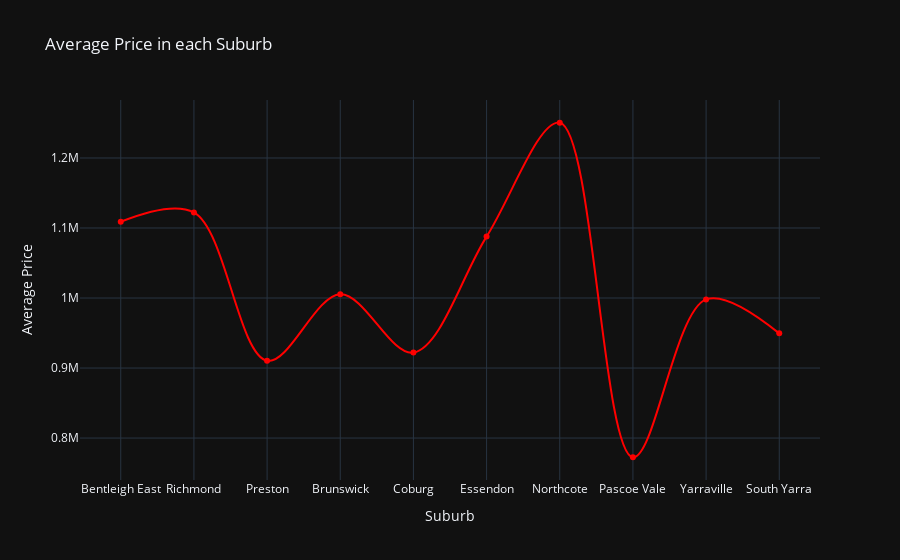

The cell this chart's notebook holds for it:
### Code cell
fig = px.line(x = Top_10_Subrub,
              y = avg_prices,
              line_shape = 'spline',
              markers = '*',
              template = 'plotly_dark',
              labels = {'y':'Average Price','x':'Suburb'},
              color_discrete_sequence = ['red'],
              title = 'Average Price in each Suburb'
              )
fig.show()

### Figure 1 — Plotly figure (JSON) as saved in the notebook; plotly's stock layout.template omitted (floating-point values rounded to 4 significant figures)
{"data": [{"hovertemplate": "Suburb=%{x}<br>Average Price=%{y}<extra></extra>", "legendgroup": "", "line": {"color": "red", "dash": "solid", "shape": "spline"}, "marker": {"symbol": "circle"}, "mode": "lines+markers", "name": "", "orientation": "v", "showlegend": false, "type": "scatter", "x": ["Bentleigh East", "Richmond", "Preston", "Brunswick", "Coburg", "Essendon", "Northcote", "Pascoe Vale", "Yarraville", "South Yarra"], "xaxis": "x", "y": [1109000.0, 1122000.0, 910500.0, 1005000.0, 922000.0, 1088000.0, 1250000.0, 772600.0, 998000.0, 949600.0], "yaxis": "y"}], "layout": {"legend": {"tracegroupgap": 0}, "title": {"text": "Average Price in each Suburb"}, "xaxis": {"anchor": "y", "domain": [0, 1], "title": {"text": "Suburb"}}, "yaxis": {"anchor": "x", "domain": [0, 1], "title": {"text": "Average Price"}}}}
